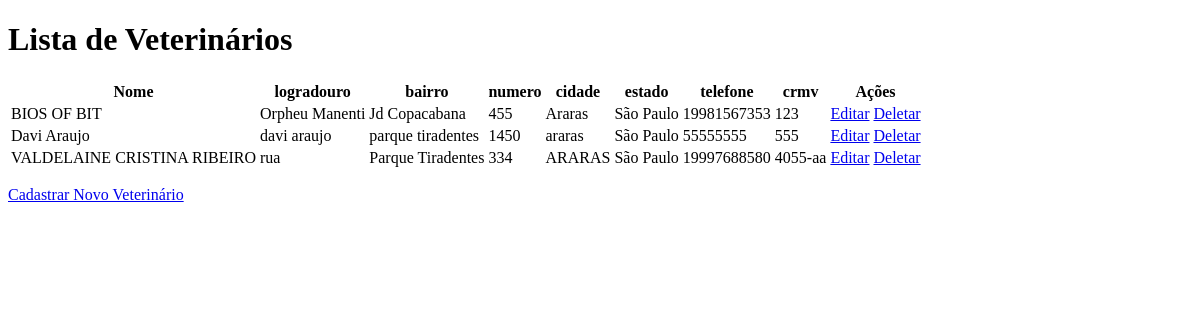
Before: /atualizacaoVet/ with the older database file.
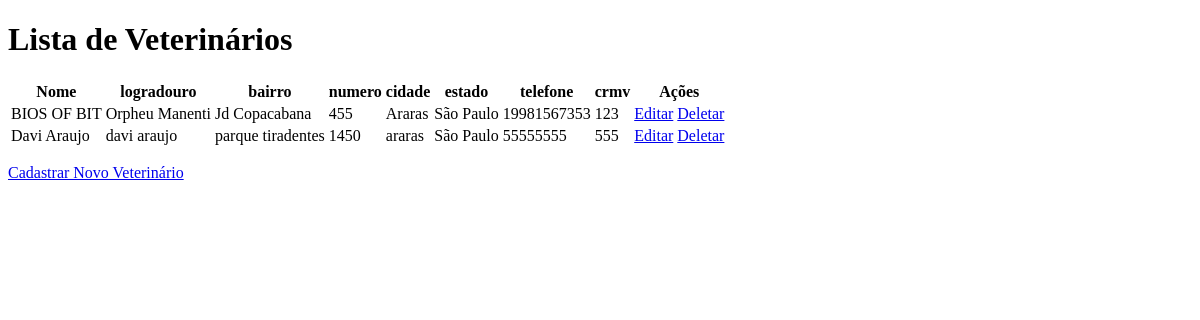
After: the same page with the newer database file.
### Aplicativo/models.py (models this page shows)
class VeterinarioCadastroModel(models.Model):
    nome = models.CharField(max_length=255)
    email = models.CharField(max_length=255)
    logradouro = models.CharField(max_length=255)
    bairro = models.CharField(max_length=100)
    numero = models.CharField(max_length=10)
    cidade = models.CharField('cidade',max_length=100, default = 'cidade')
    estado = models.CharField(max_length=3)
    telefone = models.CharField(max_length=15)
    crmv = models.CharField(max_length=20)
    password = models.CharField(max_length=50)

### Aplicativo/views.py (the view)
# urls.py: path('atualizacaoVet/', views.atualizacaoVet, name='atualizacaoVet'),
def atualizacaoVet(request):
    veterinarios = VeterinarioCadastroModel.objects.all()
    return render(request, 'atualizacaoVet.html', {'veterinarios': veterinarios})

### Aplicativo/templates/atualizacaoVet.html (shortened to what this page needs)
<!DOCTYPE html>
<html lang="en">
<head>
</head>
<body>
    <h1>Lista de Veterinários</h1>
    <table>
        <thead>
            <tr>
                <th>Nome</th>
                <th>logradouro</th>
                <th>bairro</th>
                <th>numero</th>
                <th>cidade</th>
                <th>estado</th>
                <th>telefone</th>
                <th>crmv</th>
                <th>Ações</th>
            </tr>
        </thead>
        <tbody>
            {% for veterinario in veterinarios %}
            <tr>
                <td>{{ veterinario.nome }}</td>
                <td>{{ veterinario.logradouro }}</td>
                <td>{{ veterinario.bairro }}</td>
                <td>{{ veterinario.numero }}</td>
                <td>{{ veterinario.cidade }}</td>
                <td>{{ veterinario.estado }}</td>
                <td>{{ veterinario.telefone }}</td>
                <td>{{ veterinario.crmv }}</td>
                <td>
                    <a href="/updateVet/{{ veterinario.id }}" class="btn btn-edit">Editar</a>
                    <a href="/deleteVet/{{ veterinario.id }}" class="btn btn-delete">Deletar</a>
                </td>
            </tr>
            {% endfor %}
        </tbody>
    </table>
    <p><a href="/cadastroVet/">Cadastrar Novo Veterinário</a></p>
</body>
</html>

Changed rows visible on the page:
removed VeterinarioCadastroModel: nome "VALDELAINE CRISTINA RIBEIRO", logradouro "rua", bairro "Parque Tiradentes", numero "334", cidade "ARARAS", estado "São Paulo", telefone "19997688580", crmv "4055-aa"
